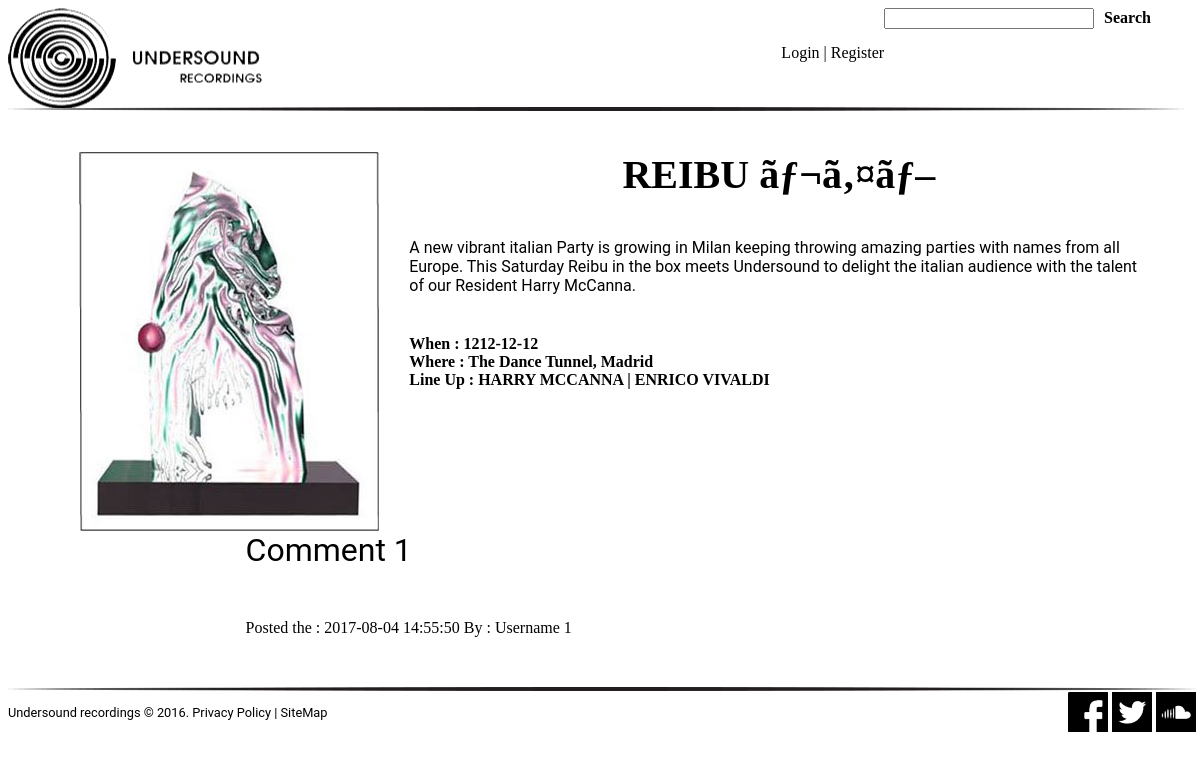
Page /blog_post.php?post_id=2 on the committed database.
### tables this page shows
CREATE TABLE `post` (
  `post_id` int(10) NOT NULL,
  `user_id` int(10) NOT NULL,
  `title` varchar(100) NOT NULL,
  `postpic` varchar(100) NOT NULL,
  `content` varchar(10000) NOT NULL,
  `day` varchar(10) DEFAULT NULL,
  `venue` varchar(100) DEFAULT NULL,
  `lineup` varchar(100) DEFAULT NULL
);

CREATE TABLE `comment` (
  `comment_id` int(10) NOT NULL,
  `post_id` int(10) NOT NULL,
  `user_id` int(10) NOT NULL,
  `comment` text,
  `date` timestamp NOT NULL DEFAULT CURRENT_TIMESTAMP
);

CREATE TABLE `user` (
  `user_id` int(10) NOT NULL,
  `firstname` varchar(100) NOT NULL,
  `lastname` varchar(100) NOT NULL,
  `password` varchar(200) NOT NULL,
  `email` varchar(100) NOT NULL,
  `username` varchar(100) NOT NULL,
  `profilepic` varchar(50) DEFAULT 'assets/default_profile_image.png',
  `status` varchar(10) DEFAULT NULL,
  `banned` varchar(3) DEFAULT 'NO',
  `activation` varchar(40) DEFAULT NULL
);

### blog_post.php (called while the page is built, shortened)
<?php
include_once('header.php');
include_once('dbCon.php');
include_once('PHP_process/print_post_process.php');
include_once('PHP_process/print_comment_process.php');
include_once('footer.php');
?>

### PHP_Process/print_post_process.php (the view, shortened to what this page needs)
<?PHP
    $post_id = $_GET['post_id'];
    $sql = "select * from post where post_id = '$post_id' ";
        $result = mysqli_query($conn, $sql);
    if(mysqli_num_rows($result) > 0){
        while($row = mysqli_fetch_assoc($result)){
                $title = $row['title'];
                $content = $row['content'];
                $date = $row['day'];
                $venue = $row['venue'];
                $postpic = $row['postpic'];
                $line_up = $row['lineup'];
            echo" <div class='news_post'>
				        <div >
						    <a href='blog_post.php?post_id=$post_id'><img id='event_pic' src='$postpic'></a>
                            <div class='post_content'>
						    <h3 style='font-size: 2.5em; text-align:center;'>$title</h3>
						    <p style='font-size: 1em'>$content<br><br><h4> When : $date<br>Where : $venue<br>Line Up : $line_up</h4></p>
					   </div></div>
                </div>";
            echo"<div class='clear'</div>";
        }
    }
    ?>

### PHP_Process/print_comment_process.php (shortened to what this page needs)
<?PHP
    $sql = "
select post.*, user.*, comment.*
from post, user, comment
where user.user_id = post.user_id and
post.post_id = comment.post_id  and
post.post_id = '$post_id' ";
        $result = mysqli_query($conn, $sql);
    if(mysqli_num_rows($result) > 0){
        while($row = mysqli_fetch_assoc($result)){
                    $comment = $row['comment'];
                    $date = $row['date'];
                    $comment_id = $row['comment_id'];
            $username = $row['username'];
            echo "<div class='comment' id='$comment_id'>
                    <p style =' font-size: 2em'>$comment</p><br>
                    Posted the : $date  By : $username";
            echo "</div>";
        }
    }
    ?>

### CSS/style.css (style rules this page uses)
body { font-family: "ITC bold"; width: 99%; }
p { font-family: Roboto; font-size: 0.8em; }
.clear { clear: both; }
a { text-decoration: none; color: black; }
.news_post { width: 90%; margin-left: 6%; font-family: "ITC bold"; }
.news_post img { max-width: 30%; text-align: center; float: left; margin-right: 30px; }
.comment { width: 60%; margin : 0 auto; font-family: "ITC bold"; }

### rows in the picture
post: postpic (picture), title "REIBU ãƒ¬ã‚¤ãƒ–", content "A new vibrant italian Party is growing in Milan keeping throwing amazing parties with names from all Europe. This Saturday Reibu in the box meets Undersound to delight the italian audience with the talent of our Resident Harry McCanna.", day "1212-12-12", venue "The Dance Tunnel, Madrid", lineup "HARRY MCCANNA | ENRICO VIVALDI"
comment: comment "Comment 1", date "2017-08-04 14:55:50", user.username "Username 1"
